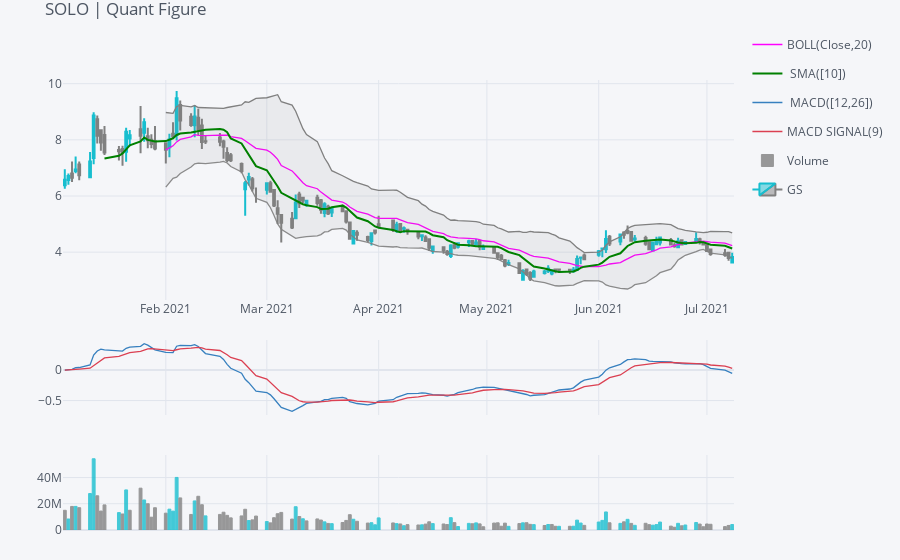

Notebook cell for this chart:
### Code cell
qf=cf.QuantFig(SOLO,title='SOLO | Quant Figure',legend='center',name='GS')
qf.add_bollinger_bands(periods=20,boll_std=2,colors=['magenta','grey'],fill=True)
qf.add_sma([10],width=2,color=['green'],legendgroup=True)
qf.add_macd()
qf.add_volume()
qf.iplot()

### Figure 1 — Plotly figure (JSON) as saved in the notebook; plotly's stock layout.template omitted (floating-point values rounded to 4 significant figures; data arrays with more than 128 entries replaced by an {"elided": "..."} marker saying what was removed)
{"data": [{"legendgroup": "BOLL(Close,20)", "line": {"color": "rgba(255, 0, 255, 1.0)", "dash": "solid", "shape": "linear", "width": 1.3}, "mode": "lines", "name": "BOLL(Close,20)", "showlegend": true, "text": "", "type": "scatter", "x": {"elided": "129 str values"}, "y": {"elided": "129 mixed values"}, "yaxis": "y2"}, {"legendgroup": "BOLL(Close,20)", "line": {"color": "rgba(128, 128, 128, 1.0)", "dash": "solid", "shape": "linear", "width": 1.3}, "mode": "lines", "name": "UPPER(Close,20)", "showlegend": false, "text": "", "type": "scatter", "x": {"elided": "129 str values"}, "y": {"elided": "129 mixed values"}, "yaxis": "y2"}, {"fill": "tonexty", "fillcolor": "rgba(128, 128, 128, 0.1)", "legendgroup": "BOLL(Close,20)", "line": {"color": "rgba(128, 128, 128, 0.8999999999999999)", "dash": "solid", "shape": "linear", "width": 1.3}, "mode": "lines", "name": "LOWER(Close,20)", "showlegend": false, "text": "", "type": "scatter", "x": {"elided": "129 str values"}, "y": {"elided": "129 mixed values"}, "yaxis": "y2"}, {"legendgroup": " SMA([10])", "line": {"color": "rgba(0, 128, 0, 1.0)", "dash": "solid", "shape": "linear", "width": 2}, "mode": "lines", "name": " SMA([10])", "showlegend": true, "text": "", "type": "scatter", "x": {"elided": "129 str values"}, "y": {"elided": "129 mixed values"}, "yaxis": "y2"}, {"line": {"color": "rgba(55, 128, 191, 1.0)", "dash": "solid", "shape": "linear", "width": 1.3}, "mode": "lines", "name": " MACD([12,26])", "text": "", "type": "scatter", "x": {"elided": "129 str values"}, "y": {"elided": "129 float values"}, "yaxis": "y3"}, {"line": {"color": "rgba(219, 64, 82, 1.0)", "dash": "solid", "shape": "linear", "width": 1.3}, "mode": "lines", "name": "MACD SIGNAL(9)", "text": "", "type": "scatter", "x": {"elided": "129 str values"}, "y": {"elided": "129 float values"}, "yaxis": "y3"}, {"marker": {"color": {"elided": "129 str values"}, "line": {"color": {"elided": "129 str values"}, "width": 1}}, "name": "Volume", "opacity": 0.8, "orientation": "v", "text": "", "type": "bar", "x": {"elided": "129 str values"}, "y": {"elided": "129 int values"}, "yaxis": "y4"}, {"close": {"elided": "129 float values"}, "decreasing": {"line": {"color": "#808080"}}, "high": {"elided": "129 float values"}, "increasing": {"line": {"color": "#17BECF"}}, "low": {"elided": "129 float values"}, "name": "GS", "open": {"elided": "129 float values"}, "showlegend": true, "type": "candlestick", "x": {"elided": "129 str values"}, "yaxis": "y2"}], "layout": {"legend": {"bgcolor": "#F5F6F9", "font": {"color": "#4D5663"}}, "margin": {"b": 30, "l": 30, "r": 30, "t": 30}, "paper_bgcolor": "#F5F6F9", "plot_bgcolor": "#F5F6F9", "showlegend": true, "title": {"font": {"color": "#4D5663"}, "text": "SOLO | Quant Figure"}, "xaxis": {"anchor": "y2", "gridcolor": "#E1E5ED", "rangeselector": {"bgcolor": "rgba(150, 200, 250, 1)", "buttons": [{"count": 1, "label": "1m", "step": "month", "stepmode": "backward"}, {"count": 1, "label": "1y", "step": "year", "stepmode": "backward"}], "font": {"size": 13}, "visible": false, "x": 0, "y": 0.9}, "rangeslider": {"visible": false}, "showgrid": true, "tickfont": {"color": "#4D5663"}, "title": {"font": {"color": "#4D5663"}, "text": ""}, "zerolinecolor": "#E1E5ED"}, "yaxis": {"gridcolor": "#E1E5ED", "showgrid": true, "showticklabels": false, "tickfont": {"color": "#4D5663"}, "title": {"font": {"color": "#4D5663"}, "text": ""}, "zerolinecolor": "#E1E5ED"}, "yaxis2": {"domain": [0.46, 0.9], "gridcolor": "#E1E5ED", "showgrid": true, "tickfont": {"color": "#4D5663"}, "title": {"font": {"color": "#4D5663"}, "text": ""}, "zerolinecolor": "#E1E5ED"}, "yaxis3": {"domain": [0.23, 0.38], "gridcolor": "#E1E5ED", "showgrid": true, "tickfont": {"color": "#4D5663"}, "title": {"font": {"color": "#4D5663"}, "text": ""}, "zerolinecolor": "#E1E5ED"}, "yaxis4": {"domain": [0, 0.15], "gridcolor": "#E1E5ED", "showgrid": true, "tickfont": {"color": "#4D5663"}, "title": {"font": {"color": "#4D5663"}, "text": ""}, "zerolinecolor": "#E1E5ED"}}}
